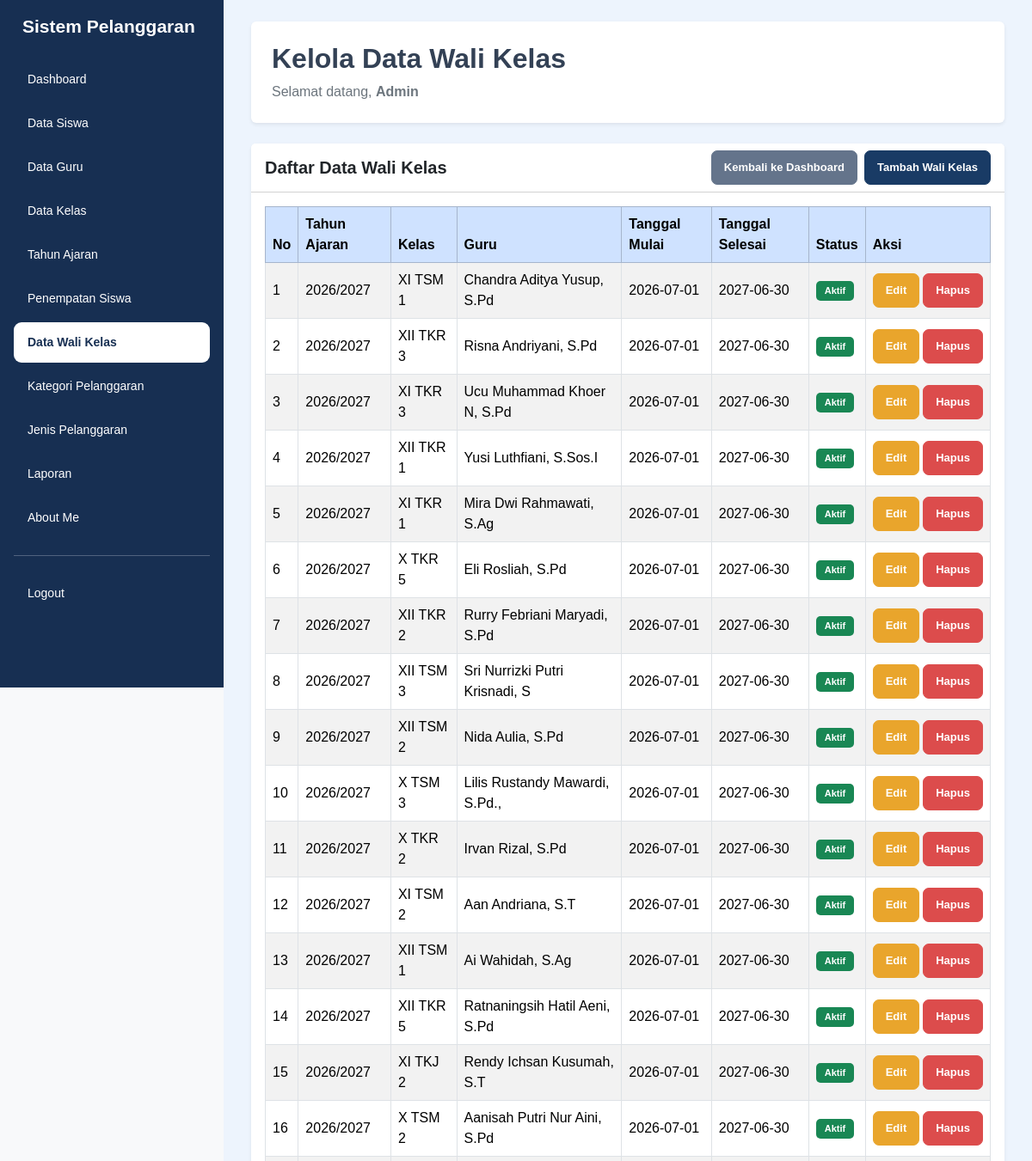
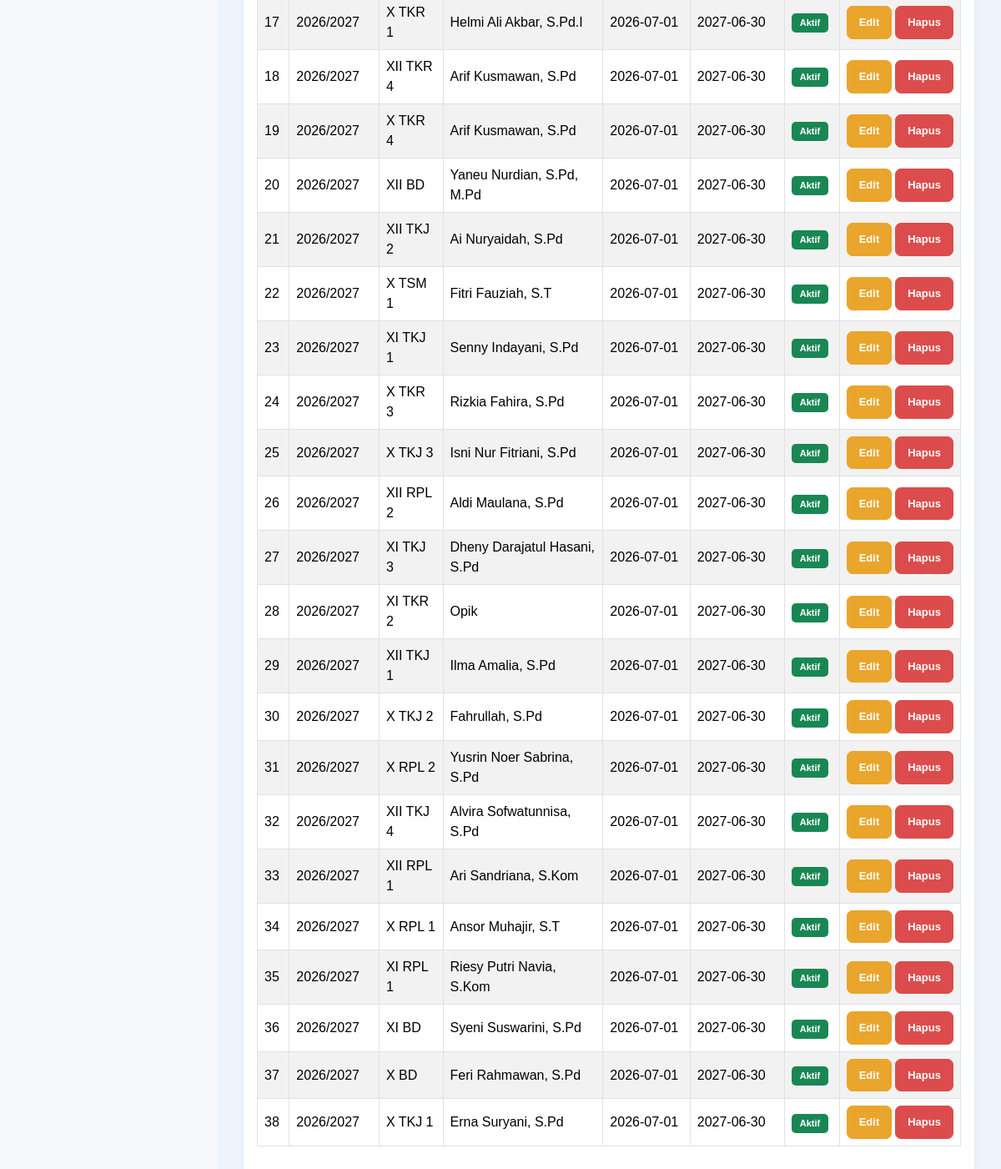
Page /data_wali_kelas.php (signed in) on the committed database (2 pictures, top to bottom).
### tables this page shows
CREATE TABLE `t_wali_kelas` (
  `id` int(11) NOT NULL,
  `tahun_ajaran_id` int(11) NOT NULL,
  `kelas_id` int(11) NOT NULL,
  `guru_id` int(11) NOT NULL,
  `tanggal_mulai` date NOT NULL,
  `tanggal_selesai` date NOT NULL,
  `status_aktif` tinyint(1) NOT NULL,
  `created_at` timestamp NOT NULL DEFAULT current_timestamp(),
  `updated_at` timestamp NOT NULL DEFAULT current_timestamp()
);

CREATE TABLE `t_tahun_ajaran` (
  `id` int(11) NOT NULL,
  `nama` varchar(20) NOT NULL,
  `tanggal_mulai` date NOT NULL,
  `tanggal_selesai` date NOT NULL,
  `status_aktif` tinyint(1) NOT NULL,
  `created_at` timestamp NOT NULL DEFAULT current_timestamp(),
  `updated_at` timestamp NOT NULL DEFAULT current_timestamp()
);

CREATE TABLE `t_kelas` (
  `id` int(11) NOT NULL,
  `nama` varchar(100) NOT NULL,
  `tingkat` varchar(20) NOT NULL,
  `jurusan` varchar(100) NOT NULL,
  `status_aktif` tinyint(1) NOT NULL,
  `created_at` timestamp NOT NULL DEFAULT current_timestamp(),
  `updated_at` timestamp NOT NULL DEFAULT current_timestamp()
);

CREATE TABLE `t_guru` (
  `id` int(11) NOT NULL,
  `nip` varchar(30) NOT NULL,
  `nama` varchar(30) NOT NULL,
  `email` varchar(150) NOT NULL,
  `status_aktif` tinyint(1) NOT NULL,
  `user_id` int(11) NOT NULL,
  `created_at` timestamp NOT NULL DEFAULT current_timestamp(),
  `updated_at` timestamp NOT NULL DEFAULT current_timestamp()
);

### data_wali_kelas.php (the view, shortened to what this page needs)
<?php
include 'config/koneksi.php';
$name = $_SESSION['name'] ?? 'Admin';
$halaman = basename($_SERVER['PHP_SELF']);
$query = mysqli_query($koneksi, "
    SELECT
        wc.*,
        ta.nama AS tahun_ajaran,
        k.nama AS nama_kelas,
        g.nama AS nama_guru
    FROM t_wali_kelas wc
    LEFT JOIN t_tahun_ajaran ta ON wc.tahun_ajaran_id = ta.id
    LEFT JOIN t_kelas k ON wc.kelas_id = k.id
    LEFT JOIN t_guru g ON wc.guru_id = g.id
    ORDER BY wc.id DESC
");
?>
<!DOCTYPE html>
<html lang="id">
<head>
    <link href="https://cdn.jsdelivr.net/npm/bootstrap@5.3.8/dist/css/bootstrap.min.css"
          rel="stylesheet">
    <link rel="stylesheet"
          href="https://cdn.datatables.net/3.1.4/css/dataTables.dataTables.min.css">
    <link rel="stylesheet" href="style/style.css">
</head>
<body class="bg-light">
<div class="container-fluid">
    <div class="row">
        <div class="sidebar col-md-3 col-lg-2 position-fixed top-0 start-0 vh-100 p-3 overflow-auto">
            <h4 class="text-white mb-4">Sistem Pelanggaran</h4>
            <ul class="nav nav-pills flex-column gap-1">
                <li class="nav-item">
                    <a href="dashboard.php" class="nav-link text-white">
                        Dashboard
                    </a>
                </li>
                <li class="nav-item">
                    <a href="data_siswa.php" class="nav-link text-white">
                        Data Siswa
                    </a>
                </li>
                <li class="nav-item">
                    <a href="data_guru.php" class="nav-link text-white">
                        Data Guru
                    </a>
                </li>
                <li class="nav-item">
                    <a href="data_kelas.php" class="nav-link text-white">
                        Data Kelas
                    </a>
                </li>
                <li class="nav-item">
                    <a href="data_tahun_ajaran.php" class="nav-link text-white">
                        Tahun Ajaran
                    </a>
                </li>
                <li class="nav-item">
                    <a href="data_penempatan_siswa.php" class="nav-link text-white">
                        Penempatan Siswa
                    </a>
                </li>
                <li class="nav-item">
                    <a href="data_wali_kelas.php"
                       class="nav-link <?= $halaman == 'data_wali_kelas.php' ? 'active' : 'text-white'; ?>">
                        Data Wali Kelas
                    </a>
                </li>
                <li class="nav-item">
                    <a href="data_kategori_pelanggaran.php" class="nav-link text-white">
                        Kategori Pelanggaran
                    </a>
                </li>
                <li class="nav-item">
                    <a href="data_jenis_pelanggaran.php" class="nav-link text-white">
                        Jenis Pelanggaran
                    </a>
                </li>
                <li class="nav-item">
                    <a href="laporan.php" class="nav-link text-white">
                        Laporan
                    </a>
                </li>
                <li class="nav-item">
                    <a href="about_me.php" class="nav-link text-white">
                        About Me
                    </a>
                </li>
                <hr class="border-white">
                <li class="nav-item">
                    <a href="logout.php" class="nav-link text-white">
                        Logout
                    </a>
                </li>
            </ul>
        </div>
        <main class="content-main">
            <div class="page-content">
                <div class="bg-white rounded shadow-sm p-4 mb-4">
                    <h2 class="fw-bold">Kelola Data Wali Kelas</h2>
                    <p class="text-secondary mb-0">
                        Selamat datang,
                        <b><?= htmlspecialchars($name); ?></b>
                    </p>
                </div>
                <div class="card shadow-sm border-0">
                    <div class="card-header bg-white">
                        <div class="d-flex justify-content-between align-items-center flex-wrap gap-2">
                            <h5 class="mb-0 fw-bold">Daftar Data Wali Kelas</h5>
                            <div class="d-flex gap-2">
                                <a href="dashboard.php" class="btn btn-secondary btn-sm">
                                    Kembali ke Dashboard
                                </a>
                                <a href="tambah_wali_kelas.php" class="btn btn-primary btn-sm">
                                    Tambah Wali Kelas
                                </a>
                            </div>
                        </div>
                    </div>
                    <div class="card-body">
                        <div class="table-responsive">
                            <table id="tabelWaliKelas"
                                   class="table table-bordered table-striped table-hover align-middle w-100">
                                <thead class="table-primary">
                                    <tr>
                                        <th>No</th>
                                        <th>Tahun Ajaran</th>
                                        <th>Kelas</th>
                                        <th>Guru</th>
                                        <th>Tanggal Mulai</th>
                                        <th>Tanggal Selesai</th>
                                        <th>Status</th>
                                        <th>Aksi</th>
                                    </tr>
                                </thead>
                                <tbody>
                                <?php
                                $no = 1;
                                if (mysqli_num_rows($query) > 0) {
                                    while ($data = mysqli_fetch_assoc($query)) {
                                ?>
                                    <tr>
                                        <td><?= $no++; ?></td>
                                        <td>
                                            <?= htmlspecialchars($data['tahun_ajaran'] ?? '-'); ?>
                                        </td>
                                        <td>
                                            <?= htmlspecialchars($data['nama_kelas'] ?? '-'); ?>
                                        </td>
                                        <td>
                                            <?= htmlspecialchars($data['nama_guru'] ?? '-'); ?>
                                        </td>
                                        <td>
                                            <?= htmlspecialchars($data['tanggal_mulai'] ?? '-'); ?>
                                        </td>
                                        <td>
                                            <?= htmlspecialchars($data['tanggal_selesai'] ?? '-'); ?>
                                        </td>
                                        <td>
                                            <?php if (($data['status_aktif'] ?? 0) == 1) { ?>
                                                <span class="badge bg-success">
                                                    Aktif
                                                </span>
                                            <?php } else { ?>
                                                <span class="badge bg-secondary">
                                                    Tidak Aktif
                                                </span>
                                            <?php } ?>
                                        </td>
                                        <td>
                                            <div class="d-flex gap-1">
                                                <a href="edit_wali_kelas.php?id=<?= urlencode($data['id']); ?>"
                                                   class="btn btn-warning btn-sm">
                                                    Edit
                                                </a>
                                                <a href="hapus_wali_kelas.php?id=<?= urlencode($data['id']); ?>"
                                                   class="btn btn-danger btn-sm"
                                                   onclick="return confirm('Yakin ingin menghapus data wali kelas ini?')">
                                                    Hapus
                                                </a>
                                            </div>
                                        </td>
                                    </tr>
                                <?php
                                    }
                                }
                                ?>
                                </tbody>
                            </table>
                        </div>
                    </div>
                </div>
            </div>
        </main>
    </div>
</div>
</body>
</html>

### style/style.css (style rules this page uses)
* { box-sizing: border-box; }
html { width: 100%; min-height: 100%; overflow-x: hidden; }
body { width: 100%; min-height: 100vh; margin: 0; padding: 0; font-family: Arial, Helvetica, sans-serif; background-color: #edf4fd; color: #334155; }
a { text-decoration: none; }
.sidebar { position: fixed !important; top: 0; left: 0; width: 260px !important; max-width: 260px !important; height: 100vh; padding: 24px 15px; background-color: #172f52 !important; z-index: 1001; overflow-y: auto; overflow-x: hidden; flex: none !important; }
.sidebar h4 { color: #ffffff; font-size: 21px; font-weight: 700; margin: 0 0 38px; padding: 0 10px; line-height: 1.4; }
.sidebar .nav { display: flex; flex-direction: column; gap: 7px; }
.sidebar .nav-item { width: 100%; }
.sidebar .nav-link { display: block; width: 100%; padding: 13px 16px; border-radius: 9px; color: #e2eaf6; font-size: 14px; font-weight: 500; transition: all 0.2s ease; }
.sidebar .nav-link.active { background-color: #ffffff !important; color: #172f52 !important; font-weight: 700; }
.content-main { display: block !important; position: relative; width: calc(100% - 260px) !important; max-width: none !important; min-height: 100vh; margin-left: 260px !important; margin-right: 0 !important; padding: 25px 32px 35px !important; background-color: #edf4fd; overflow-x: hidden; }
.btn { display: inline-flex; justify-content: center; align-items: center; border-radius: 7px; padding: 9px 14px; font-size: 13px; font-weight: 600; white-space: nowrap; transition: all 0.2s ease; }
.btn-primary { background-color: #193b65; border-color: #193b65; color: #ffffff; }
.btn-secondary { background-color: #64748b; border-color: #64748b; color: #ffffff; }
.btn-warning { background-color: #e9a52c; border-color: #e9a52c; color: #ffffff; }
.btn-danger { background-color: #dc4c4c; border-color: #dc4c4c; color: #ffffff; }
.table-responsive { display: block; width: 100%; max-width: 100%; overflow-x: auto; }
.badge { display: inline-block; padding: 6px 10px; border-radius: 5px; font-size: 11px; font-weight: 600; }
@media (min-width: 768px) { .content-main { padding-top: 25px !important; } }

### rows in the picture
t_wali_kelas: tahun_ajaran.nama "2026/2027", kelas.nama "XI TSM 1", guru.nama "Chandra Aditya Yusup, S.Pd", tanggal_mulai "2026-07-01", tanggal_selesai "2027-06-30", status_aktif "Aktif"
t_wali_kelas: tahun_ajaran.nama "2026/2027", kelas.nama "XII TKR 3", guru.nama "Risna Andriyani, S.Pd", tanggal_mulai "2026-07-01", tanggal_selesai "2027-06-30", status_aktif "Aktif"
t_wali_kelas: tahun_ajaran.nama "2026/2027", kelas.nama "XI TKR 3", guru.nama "Ucu Muhammad Khoer N, S.Pd", tanggal_mulai "2026-07-01", tanggal_selesai "2027-06-30", status_aktif "Aktif"
t_wali_kelas: tahun_ajaran.nama "2026/2027", kelas.nama "XII TKR 1", guru.nama "Yusi Luthfiani, S.Sos.I", tanggal_mulai "2026-07-01", tanggal_selesai "2027-06-30", status_aktif "Aktif"
t_wali_kelas: tahun_ajaran.nama "2026/2027", kelas.nama "XI TKR 1", guru.nama "Mira Dwi Rahmawati, S.Ag", tanggal_mulai "2026-07-01", tanggal_selesai "2027-06-30", status_aktif "Aktif"
t_wali_kelas: tahun_ajaran.nama "2026/2027", kelas.nama "X TKR 5", guru.nama "Eli Rosliah, S.Pd", tanggal_mulai "2026-07-01", tanggal_selesai "2027-06-30", status_aktif "Aktif"
t_wali_kelas: tahun_ajaran.nama "2026/2027", kelas.nama "XII TKR 2", guru.nama "Rurry Febriani Maryadi, S.Pd", tanggal_mulai "2026-07-01", tanggal_selesai "2027-06-30", status_aktif "Aktif"
t_wali_kelas: tahun_ajaran.nama "2026/2027", kelas.nama "XII TSM 3", guru.nama "Sri Nurrizki Putri Krisnadi, S", tanggal_mulai "2026-07-01", tanggal_selesai "2027-06-30", status_aktif "Aktif"
t_wali_kelas: tahun_ajaran.nama "2026/2027", kelas.nama "XII TSM 2", guru.nama "Nida Aulia, S.Pd", tanggal_mulai "2026-07-01", tanggal_selesai "2027-06-30", status_aktif "Aktif"
t_wali_kelas: tahun_ajaran.nama "2026/2027", kelas.nama "X TSM 3", guru.nama "Lilis Rustandy Mawardi, S.Pd.,", tanggal_mulai "2026-07-01", tanggal_selesai "2027-06-30", status_aktif "Aktif"
t_wali_kelas: tahun_ajaran.nama "2026/2027", kelas.nama "X TKR 2", guru.nama "Irvan Rizal, S.Pd", tanggal_mulai "2026-07-01", tanggal_selesai "2027-06-30", status_aktif "Aktif"
t_wali_kelas: tahun_ajaran.nama "2026/2027", kelas.nama "XI TSM 2", guru.nama "Aan Andriana, S.T", tanggal_mulai "2026-07-01", tanggal_selesai "2027-06-30", status_aktif "Aktif"
t_wali_kelas: tahun_ajaran.nama "2026/2027", kelas.nama "XII TSM 1", guru.nama "Ai Wahidah, S.Ag", tanggal_mulai "2026-07-01", tanggal_selesai "2027-06-30", status_aktif "Aktif"
t_wali_kelas: tahun_ajaran.nama "2026/2027", kelas.nama "XII TKR 5", guru.nama "Ratnaningsih Hatil Aeni, S.Pd", tanggal_mulai "2026-07-01", tanggal_selesai "2027-06-30", status_aktif "Aktif"
t_wali_kelas: tahun_ajaran.nama "2026/2027", kelas.nama "XI TKJ 2", guru.nama "Rendy Ichsan Kusumah, S.T", tanggal_mulai "2026-07-01", tanggal_selesai "2027-06-30", status_aktif "Aktif"
t_wali_kelas: tahun_ajaran.nama "2026/2027", kelas.nama "X TSM 2", guru.nama "Aanisah Putri Nur Aini, S.Pd", tanggal_mulai "2026-07-01", tanggal_selesai "2027-06-30", status_aktif "Aktif"
t_wali_kelas: tahun_ajaran.nama "2026/2027", kelas.nama "X TKR 1", guru.nama "Helmi Ali Akbar, S.Pd.I", tanggal_mulai "2026-07-01", tanggal_selesai "2027-06-30", status_aktif "Aktif"
t_wali_kelas: tahun_ajaran.nama "2026/2027", kelas.nama "XII TKR 4", guru.nama "Arif Kusmawan, S.Pd", tanggal_mulai "2026-07-01", tanggal_selesai "2027-06-30", status_aktif "Aktif"
t_wali_kelas: tahun_ajaran.nama "2026/2027", kelas.nama "X TKR 4", guru.nama "Arif Kusmawan, S.Pd", tanggal_mulai "2026-07-01", tanggal_selesai "2027-06-30", status_aktif "Aktif"
t_wali_kelas: tahun_ajaran.nama "2026/2027", kelas.nama "XII BD", guru.nama "Yaneu Nurdian, S.Pd, M.Pd", tanggal_mulai "2026-07-01", tanggal_selesai "2027-06-30", status_aktif "Aktif"
t_wali_kelas: tahun_ajaran.nama "2026/2027", kelas.nama "XII TKJ 2", guru.nama "Ai Nuryaidah, S.Pd", tanggal_mulai "2026-07-01", tanggal_selesai "2027-06-30", status_aktif "Aktif"
t_wali_kelas: tahun_ajaran.nama "2026/2027", kelas.nama "X TSM 1", guru.nama "Fitri Fauziah, S.T", tanggal_mulai "2026-07-01", tanggal_selesai "2027-06-30", status_aktif "Aktif"
t_wali_kelas: tahun_ajaran.nama "2026/2027", kelas.nama "XI TKJ 1", guru.nama "Senny Indayani, S.Pd", tanggal_mulai "2026-07-01", tanggal_selesai "2027-06-30", status_aktif "Aktif"
t_wali_kelas: tahun_ajaran.nama "2026/2027", kelas.nama "X TKR 3", guru.nama "Rizkia Fahira, S.Pd", tanggal_mulai "2026-07-01", tanggal_selesai "2027-06-30", status_aktif "Aktif"
t_wali_kelas: tahun_ajaran.nama "2026/2027", kelas.nama "X TKJ 3", guru.nama "Isni Nur Fitriani, S.Pd", tanggal_mulai "2026-07-01", tanggal_selesai "2027-06-30", status_aktif "Aktif"
t_wali_kelas: tahun_ajaran.nama "2026/2027", kelas.nama "XII RPL 2", guru.nama "Aldi Maulana, S.Pd", tanggal_mulai "2026-07-01", tanggal_selesai "2027-06-30", status_aktif "Aktif"
t_wali_kelas: tahun_ajaran.nama "2026/2027", kelas.nama "XI TKJ 3", guru.nama "Dheny Darajatul Hasani, S.Pd", tanggal_mulai "2026-07-01", tanggal_selesai "2027-06-30", status_aktif "Aktif"
t_wali_kelas: tahun_ajaran.nama "2026/2027", kelas.nama "XI TKR 2", guru.nama "Opik", tanggal_mulai "2026-07-01", tanggal_selesai "2027-06-30", status_aktif "Aktif"
t_wali_kelas: tahun_ajaran.nama "2026/2027", kelas.nama "XII TKJ 1", guru.nama "Ilma Amalia, S.Pd", tanggal_mulai "2026-07-01", tanggal_selesai "2027-06-30", status_aktif "Aktif"
t_wali_kelas: tahun_ajaran.nama "2026/2027", kelas.nama "X TKJ 2", guru.nama "Fahrullah, S.Pd", tanggal_mulai "2026-07-01", tanggal_selesai "2027-06-30", status_aktif "Aktif"
t_wali_kelas: tahun_ajaran.nama "2026/2027", kelas.nama "X RPL 2", guru.nama "Yusrin Noer Sabrina, S.Pd", tanggal_mulai "2026-07-01", tanggal_selesai "2027-06-30", status_aktif "Aktif"
t_wali_kelas: tahun_ajaran.nama "2026/2027", kelas.nama "XII TKJ 4", guru.nama "Alvira Sofwatunnisa, S.Pd", tanggal_mulai "2026-07-01", tanggal_selesai "2027-06-30", status_aktif "Aktif"
t_wali_kelas: tahun_ajaran.nama "2026/2027", kelas.nama "XII RPL 1", guru.nama "Ari Sandriana, S.Kom", tanggal_mulai "2026-07-01", tanggal_selesai "2027-06-30", status_aktif "Aktif"
t_wali_kelas: tahun_ajaran.nama "2026/2027", kelas.nama "X RPL 1", guru.nama "Ansor Muhajir, S.T", tanggal_mulai "2026-07-01", tanggal_selesai "2027-06-30", status_aktif "Aktif"
t_wali_kelas: tahun_ajaran.nama "2026/2027", kelas.nama "XI RPL 1", guru.nama "Riesy Putri Navia, S.Kom", tanggal_mulai "2026-07-01", tanggal_selesai "2027-06-30", status_aktif "Aktif"
t_wali_kelas: tahun_ajaran.nama "2026/2027", kelas.nama "XI BD", guru.nama "Syeni Suswarini, S.Pd", tanggal_mulai "2026-07-01", tanggal_selesai "2027-06-30", status_aktif "Aktif"
t_wali_kelas: tahun_ajaran.nama "2026/2027", kelas.nama "X BD", guru.nama "Feri Rahmawan, S.Pd", tanggal_mulai "2026-07-01", tanggal_selesai "2027-06-30", status_aktif "Aktif"
t_wali_kelas: tahun_ajaran.nama "2026/2027", kelas.nama "X TKJ 1", guru.nama "Erna Suryani, S.Pd", tanggal_mulai "2026-07-01", tanggal_selesai "2027-06-30", status_aktif "Aktif"

### other values in the picture
$name "Admin"
